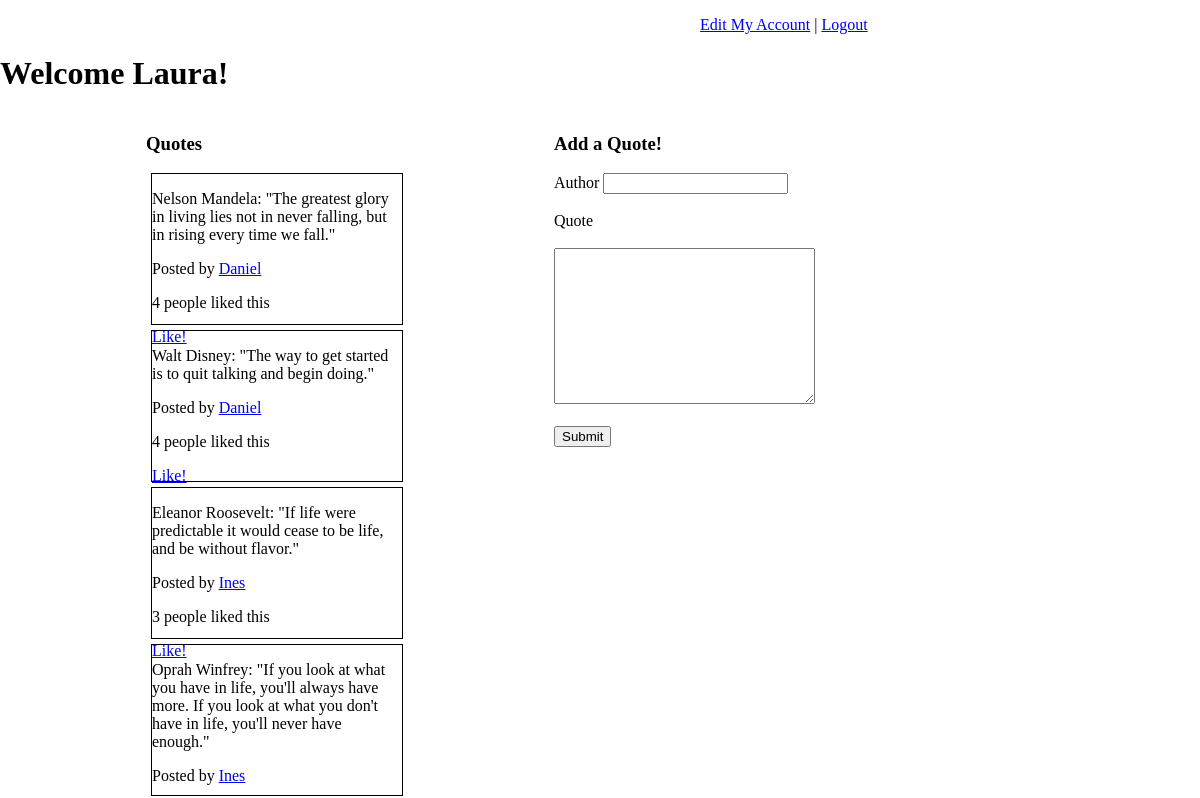
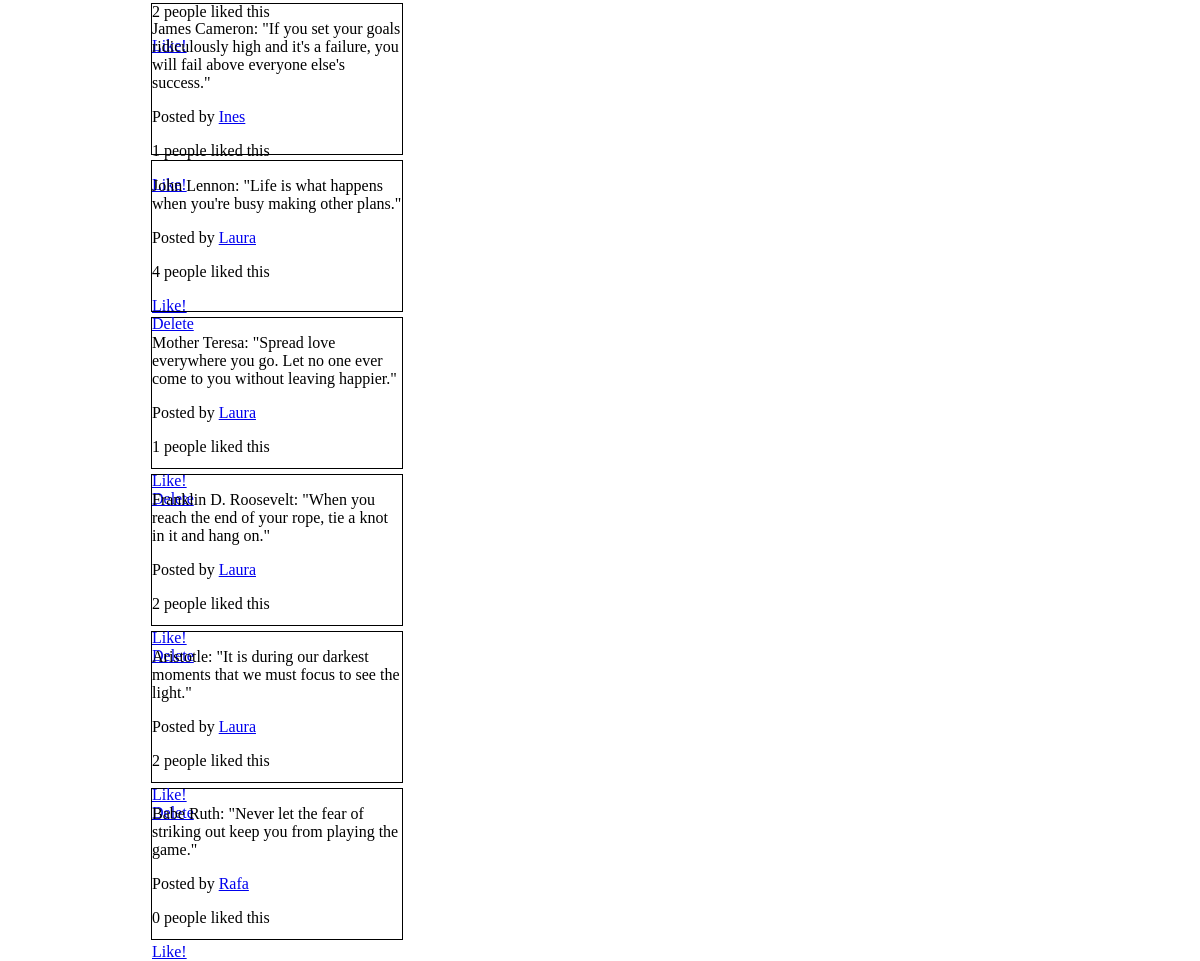
Page /quotes (signed in) on the committed database (2 pictures, top to bottom).
### belt_exam_app/models.py (models this page shows, shortened)
class User(models.Model):
    first_name = models.CharField(max_length=255)
    last_name = models.CharField(max_length=255)
    email = models.CharField(max_length=255)
    password = models.CharField(max_length=255)
    created_at = models.DateTimeField(auto_now_add=True)
    updated_at = models.DateTimeField(auto_now_add=True)
    objects = UserManager()

class Quote(models.Model):
    author = models.CharField(max_length=255, null= True)
    content = models.TextField()
    user = models.ForeignKey(User,related_name="quotes",on_delete=models.CASCADE)    # one to many
    likes = models.ManyToManyField(User, related_name="liked_quotes")    # many to many
    created_at = models.DateTimeField(auto_now_add=True)
    updated_at = models.DateTimeField(auto_now_add=True)
    objects = QuoteManager()

### belt_exam_app/views.py (the view)
# urls.py: path("quotes", views.quotes),
def quotes(request):
    if "userLoggedIn" not in request.session:
        messages.error(request, "Please, log in first")
        return redirect("/")
    context = {
        "userLoggedIn" : User.objects.get(id= request.session["userLoggedIn"]),
        "allQuotes" : Quote.objects.all(),
    }
    return render(request, "quotes.html", context)

### belt_exam_app/templates/quotes.html (shortened to what this page needs)
<!DOCTYPE html>
<html lang="en">
<head>
    {% load static %}
    <link rel="stylesheet" href="{% static 'css/style.css' %}">
</head>
<body>
    <p style="margin-left: 700px;"><a href="/edit/{{userLoggedIn.id}}">Edit My Account</a> | <a
            href="/logout">Logout</a></p>
    <h1>Welcome {{userLoggedIn.first_name}}!</h1>
    <div id="wrapper">
        <div id="quote_big_container">
            <h3>Quotes</h3>
            {% for quote in allQuotes %}
            <div class="quote_container">
                <p>{{quote.author}}: {{quote.content}}</p>
                <p>Posted by <a href="/user/{{quote.user.id}}">{{quote.user.first_name}}</a></p>
                <p>{{quote.likes.all.count}} people liked this</p>
                <a href="/like_quote/{{quote.id}}">Like!</a>
                <br>
                {% if userLoggedIn == quote.user %}<a href="/delete_quote/{{quote.id}}">Delete</a>{% endif %}
            </div>
            {% endfor %}
        </div>
        <div id="quote_form">
            <h3>Add a Quote!</h3>
            <form action="/add_quote" method="post">
                <label for="author">Author</label>
                <input type="text" name="form_author" id="author">
                <br>
                <br>
                <label for="quote">Quote</label>
                <br>
                <br>
                <textarea name="form_content" id="quote" cols="30" rows="10"></textarea>
                <br>
                <br>
                <input type="submit" value="Submit">
            </form>
        </div>
    </div>
</body>
</html>

### belt_exam_app/static/css/style.css (style rules this page uses)
body { margin: 0px; }
#wrapper { width: 950px; height: 900px; display: flex; justify-content: space-evenly; }
.quote_container { width: 250px; height: 150px; border: 1px solid black; padding: 5x; margin: 5px; text-align: left; }
#quote_form { width: 250px; height: 150px; padding: 5x; }

### rows in the picture
User: first_name "Laura"
Quote: author "Nelson Mandela", content "\"The greatest glory in living lies not in never falling, but in rising every time we fall.\"", user.first_name "Daniel", likes.all.count "4"
Quote: author "Walt Disney", content "\"The way to get started is to quit talking and begin doing.\"", user.first_name "Daniel", likes.all.count "4"
Quote: author "Eleanor Roosevelt", content "\"If life were predictable it would cease to be life, and be without flavor.\"", user.first_name "Ines", likes.all.count "3"
Quote: author "Oprah Winfrey", content "\"If you look at what you have in life, you'll always have more. If you look at what you don't have in life, you'll never have enough.\"", user.first_name "Ines", likes.all.count "2"
Quote: author "James Cameron", content "\"If you set your goals ridiculously high and it's a failure, you will fail above everyone else's success.\"", user.first_name "Ines", likes.all.count "1"
Quote: author "John Lennon", content "\"Life is what happens when you're busy making other plans.\"", user.first_name "Laura", likes.all.count "4"
Quote: author "Mother Teresa", content "\"Spread love everywhere you go. Let no one ever come to you without leaving happier.\"", user.first_name "Laura", likes.all.count "1"
Quote: author "Franklin D. Roosevelt", content "\"When you reach the end of your rope, tie a knot in it and hang on.\"", user.first_name "Laura", likes.all.count "2"
Quote: author "Aristotle", content "\"It is during our darkest moments that we must focus to see the light.\"", user.first_name "Laura", likes.all.count "2"
Quote: author "Babe Ruth", content "\"Never let the fear of striking out keep you from playing the game.\"", user.first_name "Rafa", likes.all.count "0"
